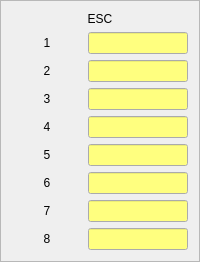
                <widget class="QFrame" name="frame_18">
                 <property name="frameShape">
                  <enum>QFrame::StyledPanel</enum>
                 </property>
                 <property name="frameShadow">
                  <enum>QFrame::Raised</enum>
                 </property>
                 <layout class="QGridLayout" name="gridLayout_12">
                  <item row="4" column="1">
                   <widget class="QLineEdit" name="lineEdit_man_esc_4">
                    <property name="minimumSize">
                     <size>
                      <width>60</width>
                      <height>0</height>
                     </size>
                    </property>
                    <property name="maximumSize">
                     <size>
                      <width>100</width>
                      <height>16777215</height>
                     </size>
                    </property>
                    <property name="palette">
                     <palette>
                      <active>
                       <colorrole role="Base">
                        <brush brushstyle="SolidPattern">
                         <color alpha="255">
                          <red>255</red>
                          <green>255</green>
                          <blue>127</blue>
                         </color>
                        </brush>
                       </colorrole>
                      </active>
                      <inactive>
                       <colorrole role="Base">
                        <brush brushstyle="SolidPattern">
                         <color alpha="255">
                          <red>255</red>
                          <green>255</green>
                          <blue>127</blue>
                         </color>
                        </brush>
                       </colorrole>
                      </inactive>
                      <disabled>
                       <colorrole role="Base">
                        <brush brushstyle="SolidPattern">
                         <color alpha="255">
                          <red>241</red>
                          <green>241</green>
                          <blue>241</blue>
                         </color>
                        </brush>
                       </colorrole>
                      </disabled>
                     </palette>
                    </property>
                    <property name="alignment">
                     <set>Qt::AlignRight|Qt::AlignTrailing|Qt::AlignVCenter</set>
                    </property>
                   </widget>
                  </item>
                  <item row="2" column="1">
                   <widget class="QLineEdit" name="lineEdit_man_esc_2">
                    <property name="minimumSize">
                     <size>
                      <width>60</width>
                      <height>0</height>
                     </size>
                    </property>
                    <property name="maximumSize">
                     <size>
                      <width>100</width>
                      <height>16777215</height>
                     </size>
                    </property>
                    <property name="palette">
                     <palette>
                      <active>
                       <colorrole role="Base">
                        <brush brushstyle="SolidPattern">
                         <color alpha="255">
                          <red>255</red>
                          <green>255</green>
                          <blue>127</blue>
                         </color>
                        </brush>
                       </colorrole>
                      </active>
                      <inactive>
                       <colorrole role="Base">
                        <brush brushstyle="SolidPattern">
                         <color alpha="255">
                          <red>255</red>
                          <green>255</green>
                          <blue>127</blue>
                         </color>
                        </brush>
                       </colorrole>
                      </inactive>
                      <disabled>
                       <colorrole role="Base">
                        <brush brushstyle="SolidPattern">
                         <color alpha="255">
                          <red>241</red>
                          <green>241</green>
                          <blue>241</blue>
                         </color>
                        </brush>
                       </colorrole>
                      </disabled>
                     </palette>
                    </property>
                    <property name="alignment">
                     <set>Qt::AlignRight|Qt::AlignTrailing|Qt::AlignVCenter</set>
                    </property>
                   </widget>
                  </item>
                  <item row="10" column="0">
                   <widget class="QLabel" name="label_46">
                    <property name="text">
                     <string>8</string>
                    </property>
                    <property name="alignment">
                     <set>Qt::AlignCenter</set>
                    </property>
                   </widget>
                  </item>
                  <item row="1" column="0">
                   <widget class="QLabel" name="label_34">
                    <property name="text">
                     <string>1</string>
                    </property>
                    <property name="alignment">
                     <set>Qt::AlignCenter</set>
                    </property>
                   </widget>
                  </item>
                  <item row="2" column="0">
                   <widget class="QLabel" name="label_35">
                    <property name="text">
                     <string>2</string>
                    </property>
                    <property name="alignment">
                     <set>Qt::AlignCenter</set>
                    </property>
                   </widget>
                  </item>
                  <item row="3" column="1">
                   <widget class="QLineEdit" name="lineEdit_man_esc_3">
                    <property name="minimumSize">
                     <size>
                      <width>60</width>
                      <height>0</height>
                     </size>
                    </property>
                    <property name="maximumSize">
                     <size>
                      <width>100</width>
                      <height>16777215</height>
                     </size>
                    </property>
                    <property name="palette">
                     <palette>
                      <active>
                       <colorrole role="Base">
                        <brush brushstyle="SolidPattern">
                         <color alpha="255">
                          <red>255</red>
                          <green>255</green>
                          <blue>127</blue>
                         </color>
                        </brush>
                       </colorrole>
                      </active>
                      <inactive>
                       <colorrole role="Base">
                        <brush brushstyle="SolidPattern">
                         <color alpha="255">
                          <red>255</red>
                          <green>255</green>
                          <blue>127</blue>
                         </color>
                        </brush>
                       </colorrole>
                      </inactive>
                      <disabled>
                       <colorrole role="Base">
                        <brush brushstyle="SolidPattern">
                         <color alpha="255">
                          <red>241</red>
                          <green>241</green>
                          <blue>241</blue>
                         </color>
                        </brush>
                       </colorrole>
                      </disabled>
                     </palette>
                    </property>
                    <property name="alignment">
                     <set>Qt::AlignRight|Qt::AlignTrailing|Qt::AlignVCenter</set>
                    </property>
                   </widget>
                  </item>
                  <item row="9" column="1">
                   <widget class="QLineEdit" name="lineEdit_man_esc_7">
                    <property name="minimumSize">
                     <size>
                      <width>60</width>
                      <height>0</height>
                     </size>
                    </property>
                    <property name="maximumSize">
                     <size>
                      <width>100</width>
                      <height>16777215</height>
                     </size>
                    </property>
                    <property name="palette">
                     <palette>
                      <active>
                       <colorrole role="Base">
                        <brush brushstyle="SolidPattern">
                         <color alpha="255">
                          <red>255</red>
                          <green>255</green>
                          <blue>127</blue>
                         </color>
                        </brush>
                       </colorrole>
                      </active>
                      <inactive>
                       <colorrole role="Base">
                        <brush brushstyle="SolidPattern">
                         <color alpha="255">
                          <red>255</red>
                          <green>255</green>
                          <blue>127</blue>
                         </color>
                        </brush>
                       </colorrole>
                      </inactive>
                      <disabled>
                       <colorrole role="Base">
                        <brush brushstyle="SolidPattern">
                         <color alpha="255">
                          <red>241</red>
                          <green>241</green>
                          <blue>241</blue>
                         </color>
                        </brush>
                       </colorrole>
                      </disabled>
                     </palette>
                    </property>
                    <property name="alignment">
                     <set>Qt::AlignRight|Qt::AlignTrailing|Qt::AlignVCenter</set>
                    </property>
                   </widget>
                  </item>
                  <item row="1" column="1">
                   <widget class="QLineEdit" name="lineEdit_man_esc_1">
                    <property name="minimumSize">
                     <size>
                      <width>60</width>
                      <height>0</height>
                     </size>
                    </property>
                    <property name="maximumSize">
                     <size>
                      <width>100</width>
                      <height>16777215</height>
                     </size>
                    </property>
                    <property name="palette">
                     <palette>
                      <active>
                       <colorrole role="Base">
                        <brush brushstyle="SolidPattern">
                         <color alpha="255">
                          <red>255</red>
                          <green>255</green>
                          <blue>127</blue>
                         </color>
                        </brush>
                       </colorrole>
                      </active>
                      <inactive>
                       <colorrole role="Base">
                        <brush brushstyle="SolidPattern">
                         <color alpha="255">
                          <red>255</red>
                          <green>255</green>
                          <blue>127</blue>
                         </color>
                        </brush>
                       </colorrole>
                      </inactive>
                      <disabled>
                       <colorrole role="Base">
                        <brush brushstyle="SolidPattern">
                         <color alpha="255">
                          <red>241</red>
                          <green>241</green>
                          <blue>241</blue>
                         </color>
                        </brush>
                       </colorrole>
                      </disabled>
                     </palette>
                    </property>
                    <property name="alignment">
                     <set>Qt::AlignRight|Qt::AlignTrailing|Qt::AlignVCenter</set>
                    </property>
                   </widget>
                  </item>
                  <item row="10" column="1">
                   <widget class="QLineEdit" name="lineEdit_man_esc_8">
                    <property name="minimumSize">
                     <size>
                      <width>60</width>
                      <height>0</height>
                     </size>
                    </property>
                    <property name="maximumSize">
                     <size>
                      <width>100</width>
                      <height>16777215</height>
                     </size>
                    </property>
                    <property name="palette">
                     <palette>
                      <active>
                       <colorrole role="Base">
                        <brush brushstyle="SolidPattern">
                         <color alpha="255">
                          <red>255</red>
                          <green>255</green>
                          <blue>127</blue>
                         </color>
                        </brush>
                       </colorrole>
                      </active>
                      <inactive>
                       <colorrole role="Base">
                        <brush brushstyle="SolidPattern">
                         <color alpha="255">
                          <red>255</red>
                          <green>255</green>
                          <blue>127</blue>
                         </color>
                        </brush>
                       </colorrole>
                      </inactive>
                      <disabled>
                       <colorrole role="Base">
                        <brush brushstyle="SolidPattern">
                         <color alpha="255">
                          <red>241</red>
                          <green>241</green>
                          <blue>241</blue>
                         </color>
                        </brush>
                       </colorrole>
                      </disabled>
                     </palette>
                    </property>
                    <property name="alignment">
                     <set>Qt::AlignRight|Qt::AlignTrailing|Qt::AlignVCenter</set>
                    </property>
                   </widget>
                  </item>
                  <item row="5" column="1">
                   <widget class="QLineEdit" name="lineEdit_man_esc_5">
                    <property name="minimumSize">
                     <size>
                      <width>60</width>
                      <height>0</height>
                     </size>
                    </property>
                    <property name="maximumSize">
                     <size>
                      <width>100</width>
                      <height>16777215</height>
                     </size>
                    </property>
                    <property name="palette">
                     <palette>
                      <active>
                       <colorrole role="Base">
                        <brush brushstyle="SolidPattern">
                         <color alpha="255">
                          <red>255</red>
                          <green>255</green>
                          <blue>127</blue>
                         </color>
                        </brush>
                       </colorrole>
                      </active>
                      <inactive>
                       <colorrole role="Base">
                        <brush brushstyle="SolidPattern">
                         <color alpha="255">
                          <red>255</red>
                          <green>255</green>
                          <blue>127</blue>
                         </color>
                        </brush>
                       </colorrole>
                      </inactive>
                      <disabled>
                       <colorrole role="Base">
                        <brush brushstyle="SolidPattern">
                         <color alpha="255">
                          <red>241</red>
                          <green>241</green>
                          <blue>241</blue>
                         </color>
                        </brush>
                       </colorrole>
                      </disabled>
                     </palette>
                    </property>
                    <property name="alignment">
                     <set>Qt::AlignRight|Qt::AlignTrailing|Qt::AlignVCenter</set>
                    </property>
                   </widget>
                  </item>
                  <item row="0" column="0" colspan="2">
                   <widget class="QLabel" name="label_33">
                    <property name="toolTip">
                     <string>Value after mixed for each motor</string>
                    </property>
                    <property name="text">
                     <string>ESC</string>
                    </property>
                    <property name="alignment">
                     <set>Qt::AlignCenter</set>
                    </property>
                   </widget>
                  </item>
                  <item row="3" column="0">
                   <widget class="QLabel" name="label_36">
                    <property name="text">
                     <string>3</string>
                    </property>
                    <property name="alignment">
                     <set>Qt::AlignCenter</set>
                    </property>
                   </widget>
                  </item>
                  <item row="4" column="0">
                   <widget class="QLabel" name="label_37">
                    <property name="text">
                     <string>4</string>
                    </property>
                    <property name="alignment">
                     <set>Qt::AlignCenter</set>
                    </property>
                   </widget>
                  </item>
                  <item row="5" column="0">
                   <widget class="QLabel" name="label_38">
                    <property name="text">
                     <string>5</string>
                    </property>
                    <property name="alignment">
                     <set>Qt::AlignCenter</set>
                    </property>
                   </widget>
                  </item>
                  <item row="9" column="0">
                   <widget class="QLabel" name="label_45">
                    <property name="text">
                     <string>7</string>
                    </property>
                    <property name="alignment">
                     <set>Qt::AlignCenter</set>
                    </property>
                   </widget>
                  </item>
                  <item row="6" column="1" rowspan="3">
                   <widget class="QLineEdit" name="lineEdit_man_esc_6">
                    <property name="minimumSize">
                     <size>
                      <width>60</width>
                      <height>0</height>
                     </size>
                    </property>
                    <property name="maximumSize">
                     <size>
                      <width>100</width>
                      <height>16777215</height>
                     </size>
                    </property>
                    <property name="palette">
                     <palette>
                      <active>
                       <colorrole role="Base">
                        <brush brushstyle="SolidPattern">
                         <color alpha="255">
                          <red>255</red>
                          <green>255</green>
                          <blue>127</blue>
                         </color>
                        </brush>
                       </colorrole>
                      </active>
                      <inactive>
                       <colorrole role="Base">
                        <brush brushstyle="SolidPattern">
                         <color alpha="255">
                          <red>255</red>
                          <green>255</green>
                          <blue>127</blue>
                         </color>
                        </brush>
                       </colorrole>
                      </inactive>
                      <disabled>
                       <colorrole role="Base">
                        <brush brushstyle="SolidPattern">
                         <color alpha="255">
                          <red>241</red>
                          <green>241</green>
                          <blue>241</blue>
                         </color>
                        </brush>
                       </colorrole>
                      </disabled>
                     </palette>
                    </property>
                    <property name="alignment">
                     <set>Qt::AlignRight|Qt::AlignTrailing|Qt::AlignVCenter</set>
                    </property>
                   </widget>
                  </item>
                  <item row="6" column="0" rowspan="3">
                   <widget class="QLabel" name="label_44">
                    <property name="text">
                     <string>6</string>
                    </property>
                    <property name="alignment">
                     <set>Qt::AlignCenter</set>
                    </property>
                   </widget>
                  </item>
                 </layout>
                </widget>
